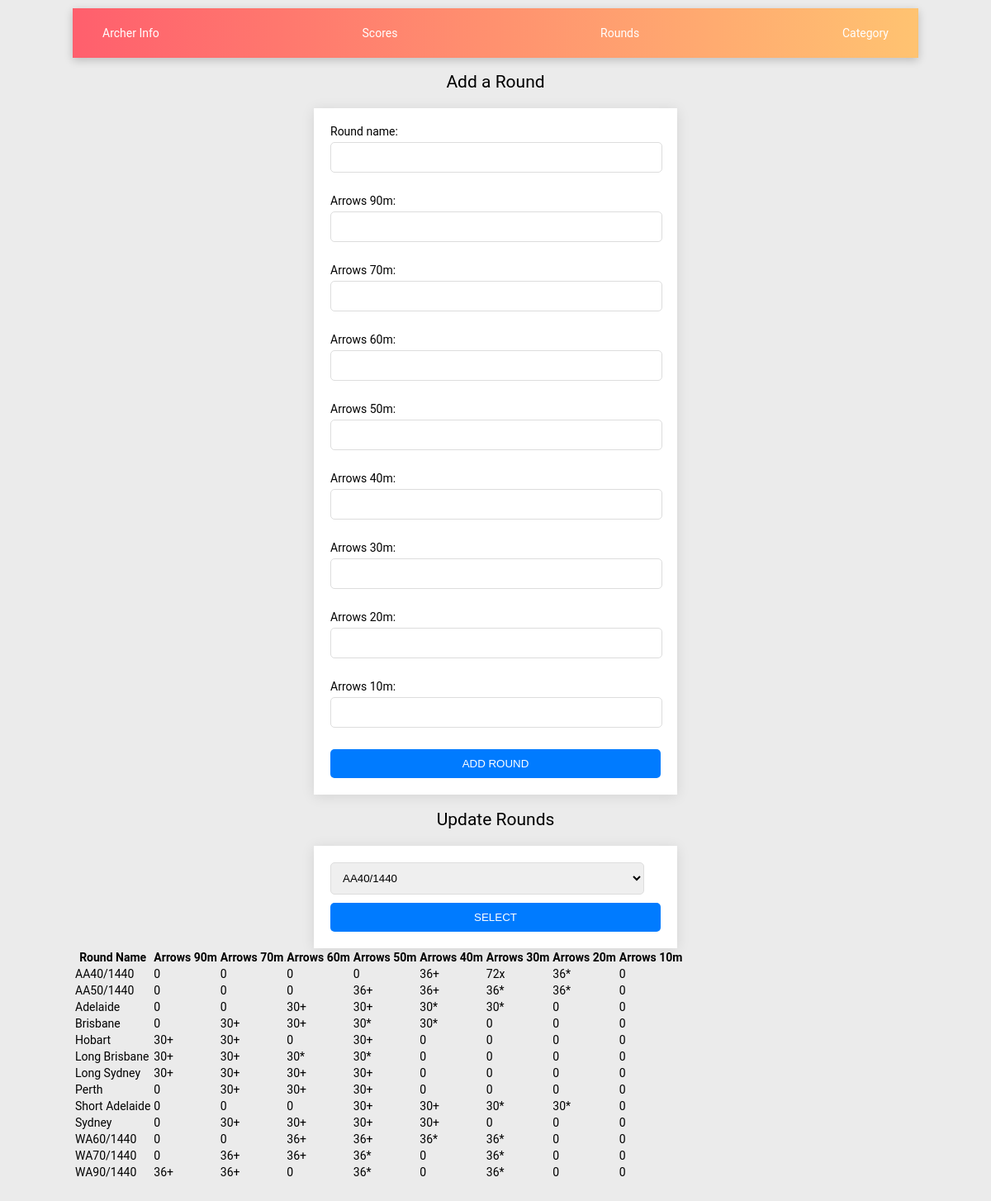
/Website/rounds.php, run on the app's committed database.
### tables this page shows
CREATE TABLE Rounds(
    RoundName VARCHAR(255) NOT NULL,
    Arrows90m CHAR(10) DEFAULT '0',
    Arrows70m CHAR(10) DEFAULT '0',
    Arrows60m CHAR(10) DEFAULT '0',
    Arrows50m CHAR(10) DEFAULT '0',
    Arrows40m CHAR(10) DEFAULT '0',
    Arrows30m CHAR(10) DEFAULT '0',
    Arrows20m CHAR(10) DEFAULT '0', 
    Arrows10m CHAR(10) DEFAULT '0',
    PRIMARY KEY (RoundName)
);

### Website/rounds.php (the view, shortened to what this page needs)
<!DOCTYPE html>
<html>
    <link rel="stylesheet" type="text/css" href="style.css">
    <head>
    </head>
    <body>
      <nav>
        <a href="index.php">Archer Info</a>
        <a href="scores.php">Scores</a>
        <a href="rounds.php">Rounds</a>
        <a href="category.php">Category</a>
      </nav>
      <div>
        <h2>Add a Round</h2>
        <form method="post" action="rounds.php">
          <label for="roundName">Round name:</label>
          <input type="text" name="roundName" id="roundName">
          <br>
          <label for="arrows90m">Arrows 90m:</label>
          <input type="text" name="arrows90m" id="arrows90m">
          <br>
          <label for="arrows70m">Arrows 70m:</label>
          <input type="text" name="arrows70m" id="arrows70m">
          <br>
          <label for="arrows60m">Arrows 60m:</label>
          <input type="text" name="arrows60m" id="arrows60m">
          <br>
          <label for="arrows50m">Arrows 50m:</label>
          <input type="text" name="arrows50m" id="arrows50m">
          <br>
          <label for="arrows40m">Arrows 40m:</label>
          <input type="text" name="arrows40m" id="arrows40m">
          <br>
          <label for="arrows30m">Arrows 30m:</label>
          <input type="text" name="arrows30m" id="arrows30m">
          <br>
          <label for="arrows20m">Arrows 20m:</label>
          <input type="text" name="arrows20m" id="arrows20m">
          <br>
          <label for="arrows10m">Arrows 10m:</label>
          <input type="text" name="arrows10m" id="arrows10m">
          <br>
          <input type="submit" value="Add Round">
        </form>
      </div>
      <h2>Update Rounds</h2>
    </body>
</html>
<?php
function displayRounds()
{
    $conn = getDBConnection();
    $sql = "SELECT * FROM Rounds";
    $result = $conn->query($sql);
    if ($result->num_rows > 0) {
        echo "<table>";
        echo "<tr><th>Round Name</th><th>Arrows 90m</th><th>Arrows 70m</th><th>Arrows 60m</th><th>Arrows 50m</th><th>Arrows 40m</th><th>Arrows 30m</th><th>Arrows 20m</th><th>Arrows 10m</th></tr>";
        while ($row = $result->fetch_assoc()) {
            echo "<tr><td>" . $row["RoundName"] . "</td><td>" . $row["Arrows90m"] . "</td><td>" . $row["Arrows70m"] . "</td><td>" . $row["Arrows60m"] . "</td><td>" . $row["Arrows50m"] . "</td><td>" . $row["Arrows40m"] . "</td><td>" . $row["Arrows30m"] . "</td><td>" . $row["Arrows20m"] . "</td><td>" . $row["Arrows10m"] . "</td></tr>";
        }
        echo "</table>";
    } else {
        echo "No Rounds Found";
    }
}
function getRounds()
{
    $conn = getDBConnection();
    $sql = "SELECT * FROM Rounds";
    $result = $conn->query($sql);
    if ($result->num_rows > 0) {
        echo "<form method='post' action='rounds.php'>";
        echo "<select name='roundId'>";
        while ($row = $result->fetch_assoc()) {
            echo "<option value='" . $row['RoundName'] . "'>" . $row['RoundName'] . "</option>";
        }
        echo "</select>";
        echo "<input type='submit' name='selectRound' value='Select'>";
        echo "</form>";
    } else {
        echo "No Rounds Found";
    }
}
getRounds();
displayRounds();
?>

### Website/style.css (style rules this page uses)
html { scroll-behavior: smooth; }
nav { display: flex; justify-content: space-between; align-items: center; background: linear-gradient(to right, #ff5f6d, #ffc371); height: 60px; padding: 0 20px; box-shadow: 0px 3px 10px rgba(0, 0, 0, 0.2); transition: all 0.25s cubic-bezier(0.645, 0.045, 0.355, 1); }
nav a { color: white; text-align: center; text-decoration: none; padding: 16px; transition: color 0.3s; font-family: 'Roboto', sans-serif; }
body { margin:auto; margin-bottom: 50px; width:1024px; padding:10px; background-color:#ebebeb; font-size:14px; font-family: 'Roboto', sans-serif; }
h2 { font-weight: normal; }
form { display: flex; flex-direction: column; max-width: 400px; margin: 0 auto; padding: 20px; background-color: #fff; box-shadow: 0px 2px 15px rgba(0, 0, 0, 0.1); }
form input[type="text"], form input[type="date"], form select { margin-bottom: 10px; padding: 10px; border: 1px solid #ddd; border-radius: 5px; width: 95%; }
form input[type="submit"] { cursor: pointer; padding: 10px; color: #fff; background-color: #007BFF; border: none; border-radius: 5px; text-transform: uppercase; transition: background-color 0.3s; }
form label { margin-bottom: 5px; }
h2 { text-align: center; margin-bottom: 20px; }

### data on the page
rounds: RoundName "AA40/1440", Arrows90m "0", Arrows70m "0", Arrows60m "0", Arrows50m "0", Arrows40m "36+", Arrows30m "72x", Arrows20m "36*", Arrows10m "0"
rounds: RoundName "AA50/1440", Arrows90m "0", Arrows70m "0", Arrows60m "0", Arrows50m "36+", Arrows40m "36+", Arrows30m "36*", Arrows20m "36*", Arrows10m "0"
rounds: RoundName "Adelaide", Arrows90m "0", Arrows70m "0", Arrows60m "30+", Arrows50m "30+", Arrows40m "30*", Arrows30m "30*", Arrows20m "0", Arrows10m "0"
rounds: RoundName "Brisbane", Arrows90m "0", Arrows70m "30+", Arrows60m "30+", Arrows50m "30*", Arrows40m "30*", Arrows30m "0", Arrows20m "0", Arrows10m "0"
rounds: RoundName "Hobart", Arrows90m "30+", Arrows70m "30+", Arrows60m "0", Arrows50m "30+", Arrows40m "0", Arrows30m "0", Arrows20m "0", Arrows10m "0"
rounds: RoundName "Long Brisbane", Arrows90m "30+", Arrows70m "30+", Arrows60m "30*", Arrows50m "30*", Arrows40m "0", Arrows30m "0", Arrows20m "0", Arrows10m "0"
rounds: RoundName "Long Sydney", Arrows90m "30+", Arrows70m "30+", Arrows60m "30+", Arrows50m "30+", Arrows40m "0", Arrows30m "0", Arrows20m "0", Arrows10m "0"
rounds: RoundName "Perth", Arrows90m "0", Arrows70m "30+", Arrows60m "30+", Arrows50m "30+", Arrows40m "0", Arrows30m "0", Arrows20m "0", Arrows10m "0"
rounds: RoundName "Short Adelaide", Arrows90m "0", Arrows70m "0", Arrows60m "0", Arrows50m "30+", Arrows40m "30+", Arrows30m "30*", Arrows20m "30*", Arrows10m "0"
rounds: RoundName "Sydney", Arrows90m "0", Arrows70m "30+", Arrows60m "30+", Arrows50m "30+", Arrows40m "30+", Arrows30m "0", Arrows20m "0", Arrows10m "0"
rounds: RoundName "WA60/1440", Arrows90m "0", Arrows70m "0", Arrows60m "36+", Arrows50m "36+", Arrows40m "36*", Arrows30m "36*", Arrows20m "0", Arrows10m "0"
rounds: RoundName "WA70/1440", Arrows90m "0", Arrows70m "36+", Arrows60m "36+", Arrows50m "36*", Arrows40m "0", Arrows30m "36*", Arrows20m "0", Arrows10m "0"
rounds: RoundName "WA90/1440", Arrows90m "36+", Arrows70m "36+", Arrows60m "0", Arrows50m "36*", Arrows40m "0", Arrows30m "36*", Arrows20m "0", Arrows10m "0"

### other printed values
form field roundId "AA40/1440"
